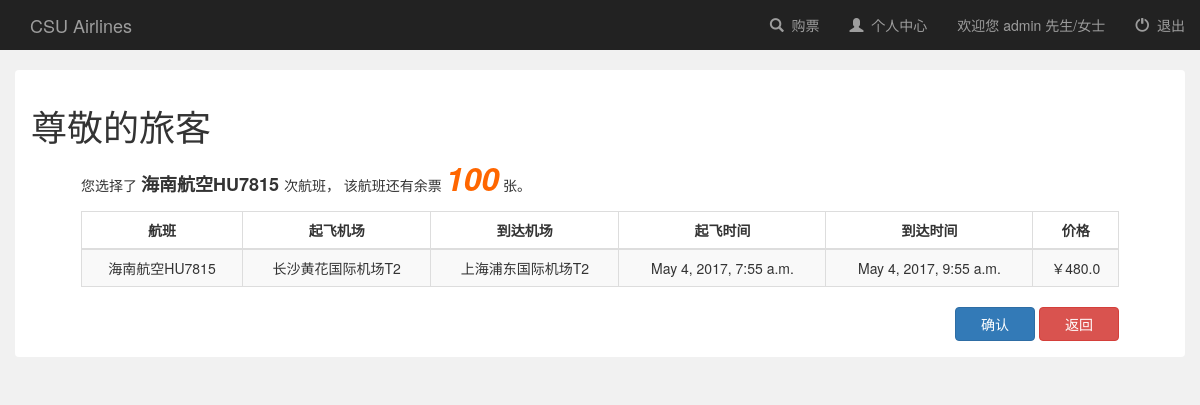
Before: /booksystem/book/flight/20/ (signed in) with the older database file.
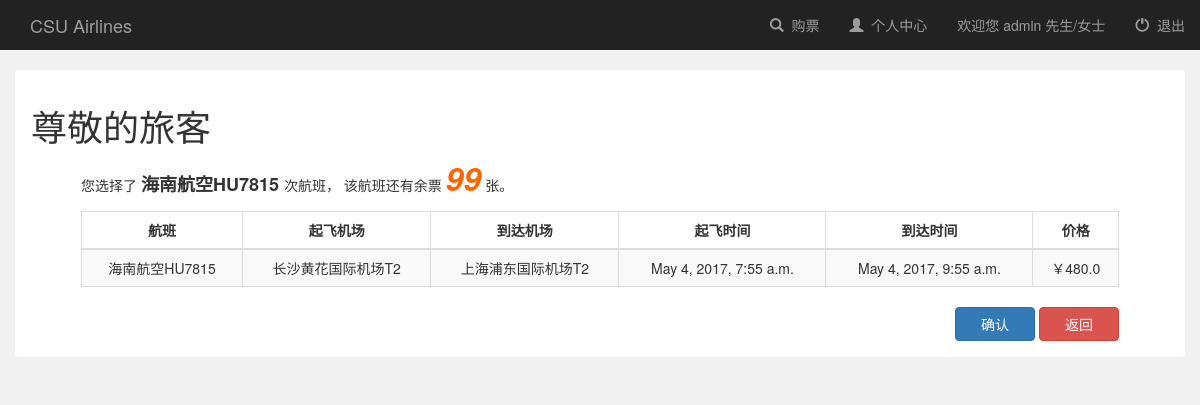
After: the same page with the newer database file.
### booksystem/models.py (models this page shows, shortened)
class Flight(models.Model):
    user = models.ManyToManyField(
        User, default=1)  # 有了这个字段之后，默认的后台添加失效，必须要自定义Form，除去这个字段
    name = models.CharField(max_length=100)  # 班次  南方航空CZ3969
    leave_city = models.CharField(max_length=100, null=True)  # 离开城市
    arrive_city = models.CharField(max_length=100, null=True)  # 到达城市
    leave_airport = models.CharField(max_length=100, null=True)  # 离开的机场
    arrive_airport = models.CharField(max_length=100, null=True)  # 到达的机场
    leave_time = models.DateTimeField(
        null=True)  # DateTimeField包括了DateField信息，并且添加了时间
    arrive_time = models.DateTimeField(null=True)
    capacity = models.IntegerField(default=0, null=True)  # 座位总数
    price = models.FloatField(default=0, null=True)  # 价格
    book_sum = models.IntegerField(default=0, null=True)  # 订票总人数
    income = models.FloatField(default=0, null=True)  # 收入

### booksystem/views.py (the view, shortened to what this page needs)
# urls.py: url(r'^book/flight/(?P<flight_id>[0-9]+)/$', views.book_ticket, name='book_ticket'),  # 订票
@csrf_exempt
def book_ticket(request, flight_id):
    if not request.user.is_authenticated:  # 如果没登录就render登录页面
        return render(request, 'booksystem/login.html')
    else:
        flight = Flight.objects.get(pk=flight_id)
        booked_flights = Flight.objects.filter(user=request.user)  # 返回 QuerySet
        if flight in booked_flights:
            return render(request, 'booksystem/book_conflict.html')
        context = {'flight': flight, 'username': request.user.username}
        return render(request, 'booksystem/book_flight.html', context)

### booksystem/templates/booksystem/book_flight.html (shortened to what this page needs)
{% extends 'booksystem/base.html' %}
{% block login_display %}
    <a href="#">欢迎您 {{ username }} 先生/女士</a>
{% endblock %}
{% block content %}
    <div class="container-fluid" style="margin-top: 20px">
        <div class="alert" style="background-color: white;overflow: hidden">
            <h1>尊敬的旅客</h1>
            <div id="info_body" style="margin-left: 50px;margin-right: 50px">
                <p>
                    您选择了 <strong style="font-size: large"> {{ flight.name }} </strong> 次航班，
                    该航班还有余票
                    <strong id="remain_seats"
                            style="font-size: xx-large;color: #ff6600;font-style: italic">{{ flight.capacity }}</strong>
                    张。
                </p>
                <table class="table table-striped table-bordered">
                    <thead>
                    <tr>
                        <th style="text-align: center">航班</th>
                        <th style="text-align: center">起飞机场</th>
                        <th style="text-align: center">到达机场</th>
                        <th style="text-align: center">起飞时间</th>
                        <th style="text-align: center">到达时间</th>
                        <th style="text-align: center">价格</th>
                    </tr>
                    </thead>
                    <tbody style="text-align: center">
                    <tr>
                        <td>{{ flight.name }}</td>
                        <td>{{ flight.leave_city }}{{ flight.leave_airport }}</td>
                        <td>{{ flight.arrive_city }}{{ flight.arrive_airport }}</td>
                        <td>{{ flight.leave_time }}</td>
                        <td>{{ flight.arrive_time }}</td>
                        <td>￥{{ flight.price }}</td>
                    </tr>
                    </tbody>
                </table>
                <div id="book_btns" align="right">
                    <form onsubmit="return PostData()" method="post" style="display: inline">
                        <input class="btn btn-primary" style="width: 80px" value="确认" type="submit"
                               onclick="confirm_info()">
                    </form>
                    <a href="" class="btn btn-danger" style="width: 80px" onclick="history.back();">返回</a>
                </div>
            </div>
        </div>
    </div>
{% endblock %}

Changed rows visible on the page:
changed Flight "海南航空HU7815": capacity "100" → "99"
